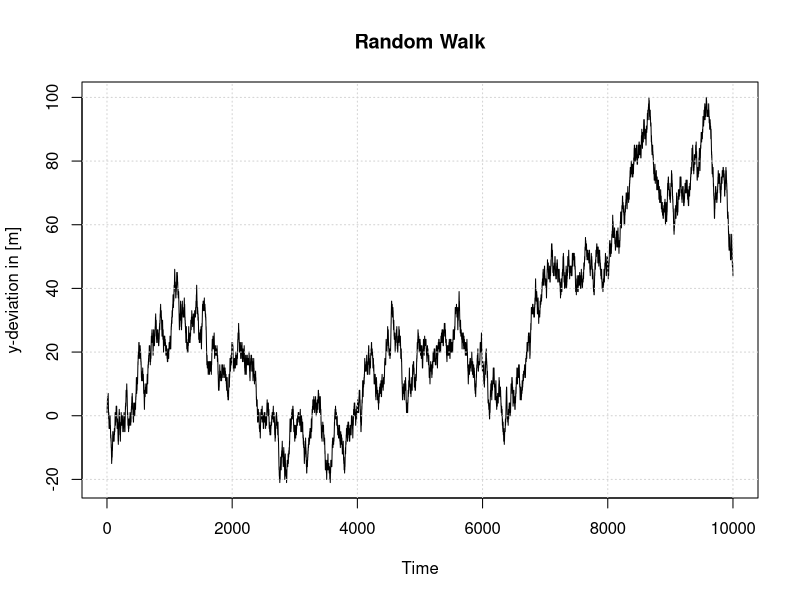
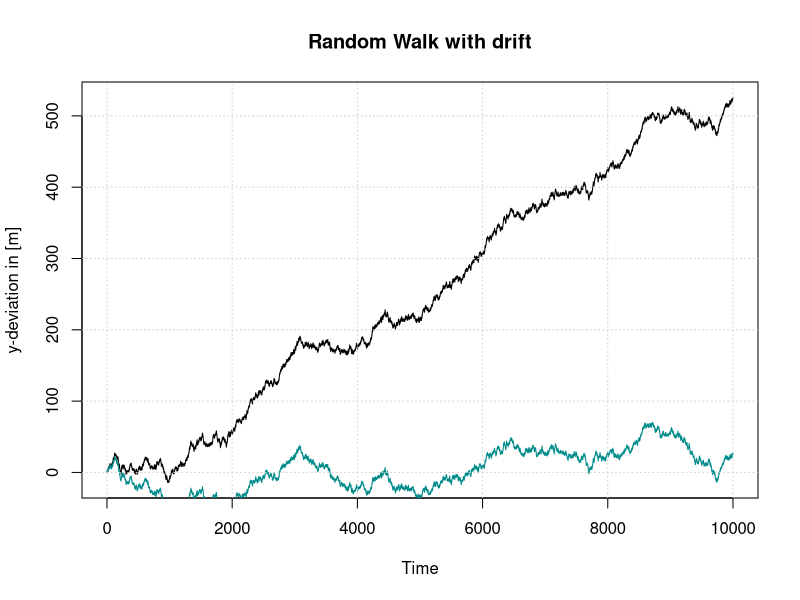

Write the R code that produced these figures, in order.
##Random Walk (Figure Random walk process)
##The function cumsum() computes the cumulated sum of a given vector.
d = sample(c(-1,1), replace = T, size = 10000)
x = ts(cumsum(d))
plot(x, main="Random Walk", ylab="y-deviation in [m]")
grid()

##Random Walk with drift (Figure Random walk with drift (black)
set.seed(12); d = sample(c(-1,1), replace = T, size = 10000)
delta = 5e-2
y = rep(0,1,10000)
for (i in 2:10000){
y[i] = delta + y[i-1] + d[i]
}
plot(ts(y), main="Random Walk with drift", ylab="y-deviation in [m]")
lines(cumsum(d), col="darkcyan")
grid()

